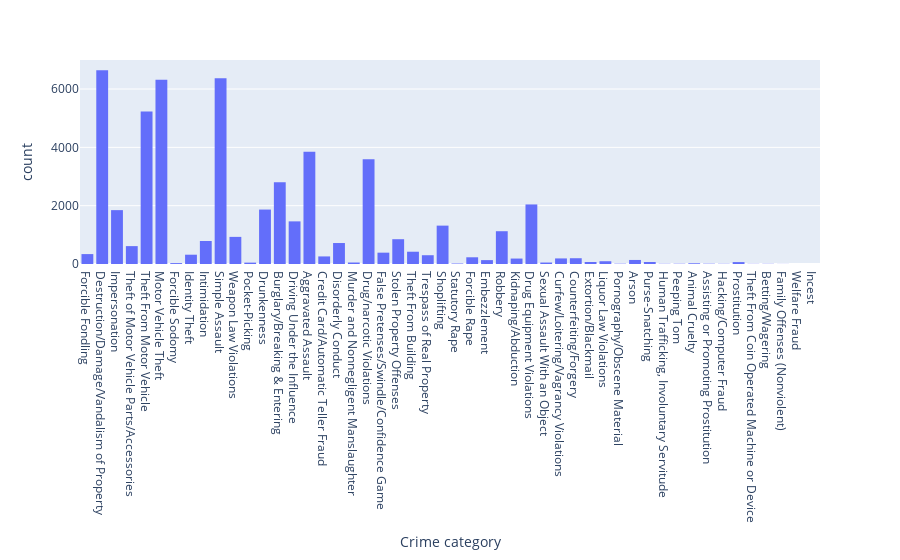

Source (notebook cell):
### Code cell
#look at the number of cases in north park in 2023 for the ibr_category

fig = px.histogram(new_df.query("year == 2023 & ~ibr_offense_description.isin(['All Other Larceny','All Other Offenses'])"),
                   x="ibr_offense_description",
                  labels={'count':'Crime Frequency', 'ibr_offense_description': 'Crime category'})
fig.show()

### Figure 1 — Plotly figure (JSON) as saved in the notebook; plotly's stock layout.template omitted (floating-point values rounded to 4 significant figures; data arrays with more than 128 entries replaced by an {"elided": "..."} marker saying what was removed)
{"data": [{"alignmentgroup": "True", "bingroup": "x", "hovertemplate": "Crime category=%{x}<br>count=%{y}<extra></extra>", "legendgroup": "", "marker": {"color": "#636efa", "pattern": {"shape": ""}}, "name": "", "offsetgroup": "", "orientation": "v", "showlegend": false, "type": "histogram", "x": {"elided": "52048 str values"}, "xaxis": "x", "yaxis": "y"}], "layout": {"autosize": true, "barmode": "relative", "legend": {"tracegroupgap": 0}, "margin": {"t": 60}, "xaxis": {"anchor": "y", "autorange": true, "domain": [0, 1], "range": [-0.5, 49.5], "title": {"text": "Crime category"}, "type": "category"}, "yaxis": {"anchor": "x", "autorange": true, "domain": [0, 1], "range": [0, 6996.0], "title": {"text": "count"}}}}
